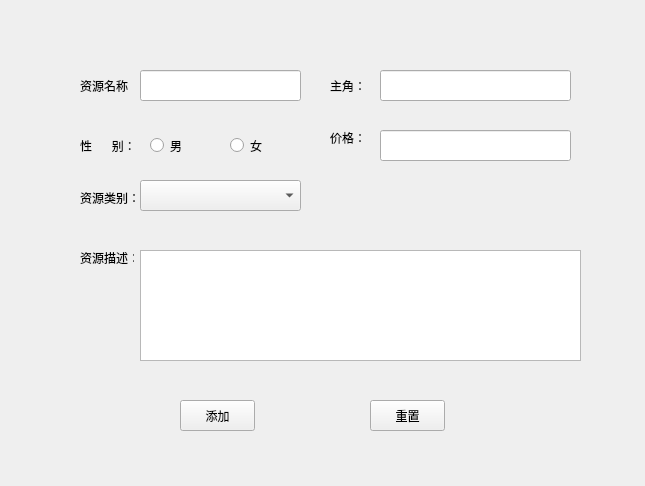
<?xml version="1.0" encoding="UTF-8"?>
<ui version="4.0">
 <class>Form</class>
 <widget class="QWidget" name="Form">
  <property name="geometry">
   <rect>
    <x>0</x>
    <y>0</y>
    <width>645</width>
    <height>486</height>
   </rect>
  </property>
  <property name="windowTitle">
   <string>资源信息添加</string>
  </property>
  <widget class="QLabel" name="label">
   <property name="geometry">
    <rect>
     <x>80</x>
     <y>70</y>
     <width>51</width>
     <height>31</height>
    </rect>
   </property>
   <property name="text">
    <string>资源名称：</string>
   </property>
  </widget>
  <widget class="QLabel" name="label_2">
   <property name="geometry">
    <rect>
     <x>330</x>
     <y>70</y>
     <width>54</width>
     <height>31</height>
    </rect>
   </property>
   <property name="text">
    <string>主角：</string>
   </property>
  </widget>
  <widget class="QLabel" name="label_3">
   <property name="geometry">
    <rect>
     <x>330</x>
     <y>130</y>
     <width>54</width>
     <height>16</height>
    </rect>
   </property>
   <property name="text">
    <string>价格：</string>
   </property>
  </widget>
  <widget class="QLabel" name="label_4">
   <property name="geometry">
    <rect>
     <x>80</x>
     <y>190</y>
     <width>61</width>
     <height>16</height>
    </rect>
   </property>
   <property name="text">
    <string>资源类别：</string>
   </property>
  </widget>
  <widget class="QLabel" name="label_5">
   <property name="geometry">
    <rect>
     <x>80</x>
     <y>130</y>
     <width>61</width>
     <height>31</height>
    </rect>
   </property>
   <property name="text">
    <string>性      别：</string>
   </property>
  </widget>
  <widget class="QLabel" name="label_6">
   <property name="geometry">
    <rect>
     <x>80</x>
     <y>250</y>
     <width>54</width>
     <height>16</height>
    </rect>
   </property>
   <property name="text">
    <string>资源描述：</string>
   </property>
  </widget>
  <widget class="QComboBox" name="reTypecomboBox">
   <property name="geometry">
    <rect>
     <x>140</x>
     <y>180</y>
     <width>161</width>
     <height>31</height>
    </rect>
   </property>
  </widget>
  <widget class="QLineEdit" name="ReNameInpute">
   <property name="geometry">
    <rect>
     <x>140</x>
     <y>70</y>
     <width>161</width>
     <height>31</height>
    </rect>
   </property>
  </widget>
  <widget class="QPlainTextEdit" name="reDescInput">
   <property name="geometry">
    <rect>
     <x>140</x>
     <y>250</y>
     <width>441</width>
     <height>111</height>
    </rect>
   </property>
  </widget>
  <widget class="QRadioButton" name="manradio">
   <property name="geometry">
    <rect>
     <x>150</x>
     <y>130</y>
     <width>61</width>
     <height>31</height>
    </rect>
   </property>
   <property name="text">
    <string>男</string>
   </property>
  </widget>
  <widget class="QRadioButton" name="femaleradio">
   <property name="geometry">
    <rect>
     <x>230</x>
     <y>130</y>
     <width>51</width>
     <height>31</height>
    </rect>
   </property>
   <property name="text">
    <string>女</string>
   </property>
  </widget>
  <widget class="QPushButton" name="addbtn">
   <property name="geometry">
    <rect>
     <x>180</x>
     <y>400</y>
     <width>75</width>
     <height>31</height>
    </rect>
   </property>
   <property name="text">
    <string>添加</string>
   </property>
   <property name="icon">
    <iconset>
     <normaloff>../images/add.png</normaloff>../images/add.png</iconset>
   </property>
  </widget>
  <widget class="QPushButton" name="resetbtn">
   <property name="geometry">
    <rect>
     <x>370</x>
     <y>400</y>
     <width>75</width>
     <height>31</height>
    </rect>
   </property>
   <property name="text">
    <string>重置</string>
   </property>
   <property name="icon">
    <iconset>
     <normaloff>../images/re.png</normaloff>../images/re.png</iconset>
   </property>
  </widget>
  <widget class="QLineEdit" name="AuthorInpute">
   <property name="geometry">
    <rect>
     <x>380</x>
     <y>70</y>
     <width>191</width>
     <height>31</height>
    </rect>
   </property>
  </widget>
  <widget class="QLineEdit" name="priceInput">
   <property name="geometry">
    <rect>
     <x>380</x>
     <y>130</y>
     <width>191</width>
     <height>31</height>
    </rect>
   </property>
  </widget>
 </widget>
 <resources/>
 <connections/>
</ui>
